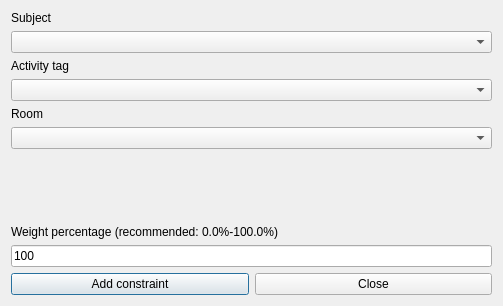
<?xml version="1.0" encoding="UTF-8"?>
<ui version="4.0">
 <class>AddConstraintSubjectActivityTagPreferredRoomForm_template</class>
 <widget class="QDialog" name="AddConstraintSubjectActivityTagPreferredRoomForm_template">
  <property name="geometry">
   <rect>
    <x>0</x>
    <y>0</y>
    <width>503</width>
    <height>306</height>
   </rect>
  </property>
  <property name="windowTitle">
   <string extracomment="This is the title of the dialog to add a new constraint of this type">Add subject activity tag preferred room</string>
  </property>
  <layout class="QGridLayout" name="gridLayout">
   <item row="0" column="0" colspan="2">
    <layout class="QVBoxLayout" name="verticalLayout">
     <item>
      <widget class="QLabel" name="subjectsTextLabel">
       <property name="frameShape">
        <enum>QFrame::NoFrame</enum>
       </property>
       <property name="frameShadow">
        <enum>QFrame::Plain</enum>
       </property>
       <property name="text">
        <string>Subject</string>
       </property>
       <property name="wordWrap">
        <bool>false</bool>
       </property>
       <property name="buddy">
        <cstring>roomsComboBox</cstring>
       </property>
      </widget>
     </item>
     <item>
      <widget class="QComboBox" name="subjectsComboBox"/>
     </item>
     <item>
      <widget class="QLabel" name="activityTagsTextLabel">
       <property name="frameShape">
        <enum>QFrame::NoFrame</enum>
       </property>
       <property name="frameShadow">
        <enum>QFrame::Plain</enum>
       </property>
       <property name="text">
        <string>Activity tag</string>
       </property>
       <property name="wordWrap">
        <bool>false</bool>
       </property>
       <property name="buddy">
        <cstring>roomsComboBox</cstring>
       </property>
      </widget>
     </item>
     <item>
      <widget class="QComboBox" name="activityTagsComboBox"/>
     </item>
     <item>
      <widget class="QLabel" name="roomsTextLabel">
       <property name="frameShape">
        <enum>QFrame::NoFrame</enum>
       </property>
       <property name="frameShadow">
        <enum>QFrame::Plain</enum>
       </property>
       <property name="text">
        <string>Room</string>
       </property>
       <property name="wordWrap">
        <bool>false</bool>
       </property>
       <property name="buddy">
        <cstring>roomsComboBox</cstring>
       </property>
      </widget>
     </item>
     <item>
      <widget class="QComboBox" name="roomsComboBox"/>
     </item>
    </layout>
   </item>
   <item row="1" column="0" colspan="2">
    <spacer name="verticalSpacer">
     <property name="orientation">
      <enum>Qt::Vertical</enum>
     </property>
     <property name="sizeHint" stdset="0">
      <size>
       <width>20</width>
       <height>66</height>
      </size>
     </property>
    </spacer>
   </item>
   <item row="2" column="0" colspan="2">
    <layout class="QVBoxLayout" name="verticalLayout_2">
     <item>
      <widget class="QLabel" name="weightTextLabel">
       <property name="frameShape">
        <enum>QFrame::NoFrame</enum>
       </property>
       <property name="frameShadow">
        <enum>QFrame::Plain</enum>
       </property>
       <property name="text">
        <string>Weight percentage (recommended: 0.0%-100.0%)</string>
       </property>
       <property name="wordWrap">
        <bool>false</bool>
       </property>
      </widget>
     </item>
     <item>
      <widget class="QLineEdit" name="weightLineEdit">
       <property name="text">
        <string notr="true">100</string>
       </property>
      </widget>
     </item>
    </layout>
   </item>
   <item row="3" column="0">
    <widget class="QPushButton" name="addConstraintPushButton">
     <property name="text">
      <string>Add constraint</string>
     </property>
    </widget>
   </item>
   <item row="3" column="1">
    <widget class="QPushButton" name="closePushButton">
     <property name="text">
      <string>Close</string>
     </property>
    </widget>
   </item>
  </layout>
 </widget>
 <layoutdefault spacing="6" margin="11"/>
 <resources/>
 <connections/>
</ui>
